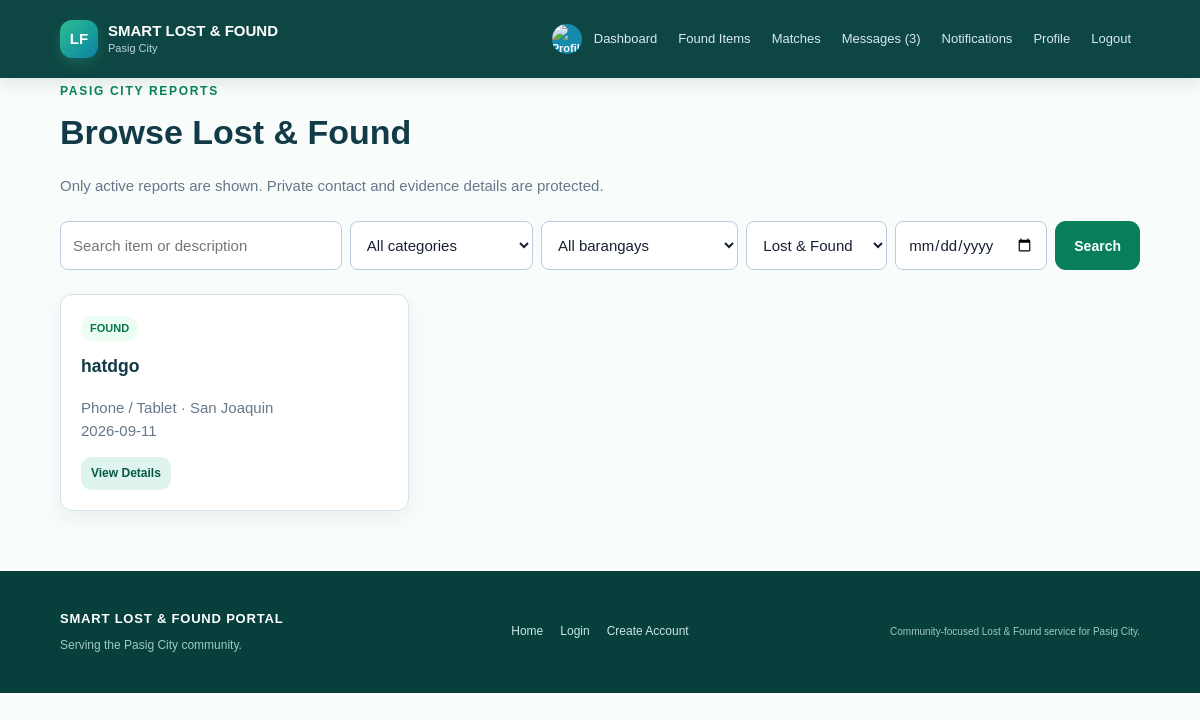
The page /browse (signed in) on the database its author committed.
### tables this page shows
CREATE TABLE items (id INTEGER PRIMARY KEY AUTOINCREMENT, user_id INTEGER NOT NULL, item_type TEXT NOT NULL, item_name TEXT NOT NULL, category TEXT NOT NULL, location TEXT NOT NULL, item_date TEXT NOT NULL, item_time TEXT, color TEXT, description TEXT, status TEXT NOT NULL DEFAULT 'ACTIVE', created_at TEXT DEFAULT CURRENT_TIMESTAMP, additional_details TEXT, contact_info TEXT, image_filename TEXT, updated_at TEXT, specific_location TEXT, review_notes TEXT, FOREIGN KEY(user_id) REFERENCES users(id));

### main.py (the view)
@app.route("/browse")
def browse():
    if (blocked := normal_user_required("Please log in to view Lost & Found reports.")):
        return blocked
    conn = get_connection()
    conditions = ["status IN ('ACTIVE','APPROVED')"]
    values = []
    search = request.args.get("search", "").strip()
    category = request.args.get("category", "")
    barangay = request.args.get("barangay", "")
    item_type = request.args.get("type", "")
    date = request.args.get("date", "")
    if search:
        conditions.append("(lower(item_name) LIKE ? OR lower(description) LIKE ?)")
        values += [f"%{search.casefold()}%"] * 2
    if category in CATEGORIES:
        conditions.append("category=?")
        values.append(category)
    if barangay in ALL_BARANGAYS:
        conditions.append("location=?")
        values.append(barangay)
    if item_type in ("LOST", "FOUND"):
        conditions.append("item_type=?")
        values.append(item_type)
    if date:
        conditions.append("item_date=?")
        values.append(date)
    items = conn.execute("SELECT * FROM items WHERE " + " AND ".join(conditions) + " ORDER BY id DESC", values).fetchall()
    conn.close()
    return render_template("browse.html", items=items, filters=request.args)

### database.py (called while the page is built)
def get_connection():
    conn = sqlite3.connect(DB_NAME)
    conn.row_factory = sqlite3.Row
    conn.execute("PRAGMA foreign_keys = ON")
    return conn

### main.py (called while the page is built)
def is_admin(user=None):
    return bool(user and str(user["role"]).upper() == "ADMIN")

def current_user():
    user_id = session.get("user_id")
    if not user_id:
        return None
    conn = get_connection()
    user = conn.execute("SELECT * FROM users WHERE id=?", (user_id,)).fetchone()
    conn.close()
    return user

def user_required(message="Please log in to continue."):
    if not session.get("user_id"):
        flash(message, "info")
        return redirect(url_for("login", next=request.path))
    return None

def normal_user_required(message="Please log in to continue."):
    blocked = user_required(message)
    if blocked:
        return blocked
    if is_admin(current_user()):
        abort(403)
    return None

def avatar_url(user):
    filename = user["profile_picture"] if user and "profile_picture" in user.keys() else None
    return url_for("static", filename=f"uploads/avatars/{filename}") if filename else None

### templates/browse.html (shortened to what this page needs)
{% extends "base.html" %}{% block content %}<div class="page-head"><span class="eyebrow">PASIG CITY REPORTS</span><h1>Browse Lost & Found</h1><p class="muted">Only active reports are shown. Private contact and evidence details are protected.</p></div><form method="get" class="filter-bar"><input name="search" value="{{ filters.get('search','') }}" placeholder="Search item or description"><select name="category"><option value="">All categories</option></select><select name="barangay"><option value="">All barangays</option></select><select name="type"><option value="">Lost & Found</option></select><input type="date" name="date" value="{{ filters.get('date','') }}"><button class="btn primary">Search</button></form>{% if items %}<div class="item-grid">{% for item in items %}<article class="item-card"><span class="badge {{ item['item_type']|lower }}">{{ item['item_type']|title }}</span><h3>{{ item['item_name'] }}</h3><p>{{ item['category'] }} &middot; {{ item['location'] }}<br>{{ item['item_date'] }}</p><a class="btn small secondary" href="{{ url_for('item_detail',item_id=item['id']) }}">View Details</a></article>{% endfor %}</div>{% else %}<div class="panel empty">No active reports match those filters.</div>{% endif %}{% endblock %}

### static/style.css (style rules this page uses)
* { box-sizing:border-box }
body { margin:0;background:#f5f7fa;color:#172033;font:15px/1.55 Arial,Helvetica,sans-serif }
.home-note,.primary-action,.feature-card,.action-card,.panel,.item-card,.admin-row { background:#fff;border:1px solid #d9e2ec;border-radius:12px;box-shadow:0 7px 20px rgba(16,42,67,.06) }
.page-head { margin-bottom:24px }
.page-head h1 { margin:5px 0;font-size:34px }
.eyebrow { color:#168aad;font-size:12px;font-weight:800;letter-spacing:1.3px }
.muted { color:#66788a }
.btn { display:inline-block;border:0;border-radius:8px;padding:11px 16px;text-decoration:none;cursor:pointer;font-weight:700;font-size:14px }
.btn.primary { background:#168aad;color:#fff }
.btn.secondary { background:#e8f1f5;color:#164e63 }
.btn.small { padding:7px 10px;font-size:12px }
.form input,.form select,.form textarea,.filter-bar input,.filter-bar select { width:100%;padding:11px 12px;border:1px solid #bcccdc;border-radius:8px;background:#fff;color:#172033;font:inherit }
.filter-bar { display:grid;grid-template-columns:2fr 1.3fr 1.4fr 1fr 1fr auto;gap:8px;margin-bottom:24px }
.item-grid { display:grid;grid-template-columns:repeat(3,1fr);gap:16px }
.item-card { padding:20px }
.item-card h3 { margin:12px 0 5px }
.item-card p { color:#66788a }
.badge,.status { display:inline-block;border-radius:999px;padding:4px 9px;font-size:11px;font-weight:800;text-transform:uppercase }
.badge.found { background:#ecfdf3;color:#067647 }
.back-link,a { color:#168aad }

### static/home.css (style rules this page uses)
:root { --pasig-green: #087f5b; --pasig-green-dark: #075943; --pasig-blue: #087ea4; --pasig-ink: #123b47; --pasig-mist: #eef8f5; --pasig-line: #d8ebe5; }
body { background: #f8fcfb; color: var(--pasig-ink); }
.eyebrow { color: var(--pasig-green); letter-spacing: 1.7px; }
.btn { border-radius: 11px; padding: 13px 19px; transition: transform .2s ease, box-shadow .2s ease, background .2s ease; }
.btn.primary { background: var(--pasig-green); }
.btn.secondary { background: #dff3ef; color: var(--pasig-green-dark); }

### rows shown on the page
items: item_type "FOUND", item_name "hatdgo", category "Phone / Tablet", location "San Joaquin", item_date "2026-09-11"

### other values the page prints
{{ unread_messages }} "3"
